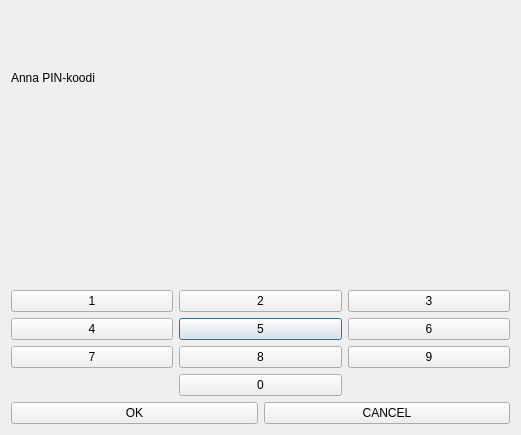
<?xml version="1.0" encoding="UTF-8"?>
<ui version="4.0">
 <class>pin_window</class>
 <widget class="QDialog" name="pin_window">
  <property name="geometry">
   <rect>
    <x>0</x>
    <y>0</y>
    <width>521</width>
    <height>435</height>
   </rect>
  </property>
  <property name="windowTitle">
   <string>Dialog</string>
  </property>
  <layout class="QGridLayout" name="gridLayout_2">
   <item row="2" column="0">
    <layout class="QGridLayout" name="gridLayout">
     <item row="1" column="1">
      <widget class="QPushButton" name="push5">
       <property name="text">
        <string>5</string>
       </property>
      </widget>
     </item>
     <item row="3" column="1">
      <widget class="QPushButton" name="push0">
       <property name="text">
        <string>0</string>
       </property>
      </widget>
     </item>
     <item row="1" column="0">
      <widget class="QPushButton" name="push4">
       <property name="text">
        <string>4</string>
       </property>
      </widget>
     </item>
     <item row="2" column="0">
      <widget class="QPushButton" name="push7">
       <property name="text">
        <string>7</string>
       </property>
      </widget>
     </item>
     <item row="0" column="1">
      <widget class="QPushButton" name="push2">
       <property name="text">
        <string>2</string>
       </property>
      </widget>
     </item>
     <item row="0" column="0">
      <widget class="QPushButton" name="push1">
       <property name="text">
        <string>1</string>
       </property>
      </widget>
     </item>
     <item row="0" column="2">
      <widget class="QPushButton" name="push3">
       <property name="text">
        <string>3</string>
       </property>
      </widget>
     </item>
     <item row="1" column="2">
      <widget class="QPushButton" name="push6">
       <property name="text">
        <string>6</string>
       </property>
      </widget>
     </item>
     <item row="2" column="2">
      <widget class="QPushButton" name="push9">
       <property name="text">
        <string>9</string>
       </property>
      </widget>
     </item>
     <item row="2" column="1">
      <widget class="QPushButton" name="push8">
       <property name="text">
        <string>8</string>
       </property>
      </widget>
     </item>
    </layout>
   </item>
   <item row="1" column="0">
    <widget class="QLabel" name="label_2">
     <property name="text">
      <string/>
     </property>
    </widget>
   </item>
   <item row="0" column="0">
    <widget class="QLabel" name="label">
     <property name="text">
      <string>Anna PIN-koodi</string>
     </property>
    </widget>
   </item>
   <item row="4" column="0">
    <layout class="QHBoxLayout" name="horizontalLayout">
     <item>
      <widget class="QPushButton" name="push_ok">
       <property name="text">
        <string>OK</string>
       </property>
      </widget>
     </item>
     <item>
      <widget class="QPushButton" name="push_cancel">
       <property name="text">
        <string>CANCEL</string>
       </property>
      </widget>
     </item>
    </layout>
   </item>
  </layout>
 </widget>
 <resources/>
 <connections/>
</ui>
